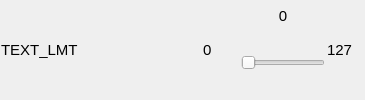
       <widget class="QWidget" name="widget_slider_04" native="true">
        <layout class="QHBoxLayout" name="horizontalLayout_9" stretch="1,3">
         <property name="spacing">
          <number>1</number>
         </property>
         <property name="leftMargin">
          <number>1</number>
         </property>
         <property name="topMargin">
          <number>1</number>
         </property>
         <property name="rightMargin">
          <number>1</number>
         </property>
         <property name="bottomMargin">
          <number>1</number>
         </property>
         <item>
          <widget class="QLabel" name="label_TEXT_LMT">
           <property name="minimumSize">
            <size>
             <width>200</width>
             <height>0</height>
            </size>
           </property>
           <property name="font">
            <font>
             <pointsize>11</pointsize>
            </font>
           </property>
           <property name="text">
            <string>TEXT_LMT</string>
           </property>
          </widget>
         </item>
         <item>
          <widget class="QWidget" name="widget_5" native="true">
           <property name="font">
            <font>
             <pointsize>1</pointsize>
            </font>
           </property>
           <layout class="QHBoxLayout" name="horizontalLayout_21">
            <property name="spacing">
             <number>1</number>
            </property>
            <property name="leftMargin">
             <number>1</number>
            </property>
            <property name="topMargin">
             <number>1</number>
            </property>
            <property name="rightMargin">
             <number>1</number>
            </property>
            <property name="bottomMargin">
             <number>1</number>
            </property>
            <item>
             <widget class="QLabel" name="label_TEXT_LMT_Min">
              <property name="minimumSize">
               <size>
                <width>36</width>
                <height>20</height>
               </size>
              </property>
              <property name="maximumSize">
               <size>
                <width>36</width>
                <height>20</height>
               </size>
              </property>
              <property name="font">
               <font>
                <pointsize>11</pointsize>
               </font>
              </property>
              <property name="text">
               <string>0</string>
              </property>
             </widget>
            </item>
            <item>
             <widget class="QWidget" name="widget_18" native="true">
              <property name="layoutDirection">
               <enum>Qt::LeftToRight</enum>
              </property>
              <layout class="QVBoxLayout" name="verticalLayout_7">
               <property name="spacing">
                <number>1</number>
               </property>
               <property name="leftMargin">
                <number>1</number>
               </property>
               <property name="topMargin">
                <number>1</number>
               </property>
               <property name="rightMargin">
                <number>1</number>
               </property>
               <property name="bottomMargin">
                <number>1</number>
               </property>
               <item>
                <widget class="QWidget" name="widget_19" native="true">
                 <property name="minimumSize">
                  <size>
                   <width>0</width>
                   <height>24</height>
                  </size>
                 </property>
                 <property name="maximumSize">
                  <size>
                   <width>16777215</width>
                   <height>24</height>
                  </size>
                 </property>
                 <layout class="QHBoxLayout" name="horizontalLayout_22">
                  <property name="spacing">
                   <number>1</number>
                  </property>
                  <property name="leftMargin">
                   <number>1</number>
                  </property>
                  <property name="topMargin">
                   <number>1</number>
                  </property>
                  <property name="rightMargin">
                   <number>1</number>
                  </property>
                  <property name="bottomMargin">
                   <number>1</number>
                  </property>
                  <item>
                   <widget class="QLabel" name="label_TEXT_LMT_Current">
                    <property name="minimumSize">
                     <size>
                      <width>0</width>
                      <height>24</height>
                     </size>
                    </property>
                    <property name="maximumSize">
                     <size>
                      <width>16777215</width>
                      <height>24</height>
                     </size>
                    </property>
                    <property name="font">
                     <font>
                      <pointsize>11</pointsize>
                     </font>
                    </property>
                    <property name="text">
                     <string>0</string>
                    </property>
                    <property name="alignment">
                     <set>Qt::AlignCenter</set>
                    </property>
                   </widget>
                  </item>
                 </layout>
                </widget>
               </item>
               <item>
                <widget class="QSlider" name="Slider_TEXT_LMT">
                 <property name="enabled">
                  <bool>false</bool>
                 </property>
                 <property name="sizePolicy">
                  <sizepolicy hsizetype="Expanding" vsizetype="Preferred">
                   <horstretch>0</horstretch>
                   <verstretch>3</verstretch>
                  </sizepolicy>
                 </property>
                 <property name="minimumSize">
                  <size>
                   <width>0</width>
                   <height>24</height>
                  </size>
                 </property>
                 <property name="pageStep">
                  <number>1</number>
                 </property>
                 <property name="value">
                  <number>0</number>
                 </property>
                 <property name="orientation">
                  <enum>Qt::Horizontal</enum>
                 </property>
                </widget>
               </item>
              </layout>
             </widget>
            </item>
            <item>
             <widget class="QLabel" name="label_TEXT_LMT_Max">
              <property name="minimumSize">
               <size>
                <width>36</width>
                <height>24</height>
               </size>
              </property>
              <property name="maximumSize">
               <size>
                <width>36</width>
                <height>24</height>
               </size>
              </property>
              <property name="font">
               <font>
                <pointsize>11</pointsize>
               </font>
              </property>
              <property name="text">
               <string>127</string>
              </property>
             </widget>
            </item>
           </layout>
          </widget>
         </item>
        </layout>
       </widget>
